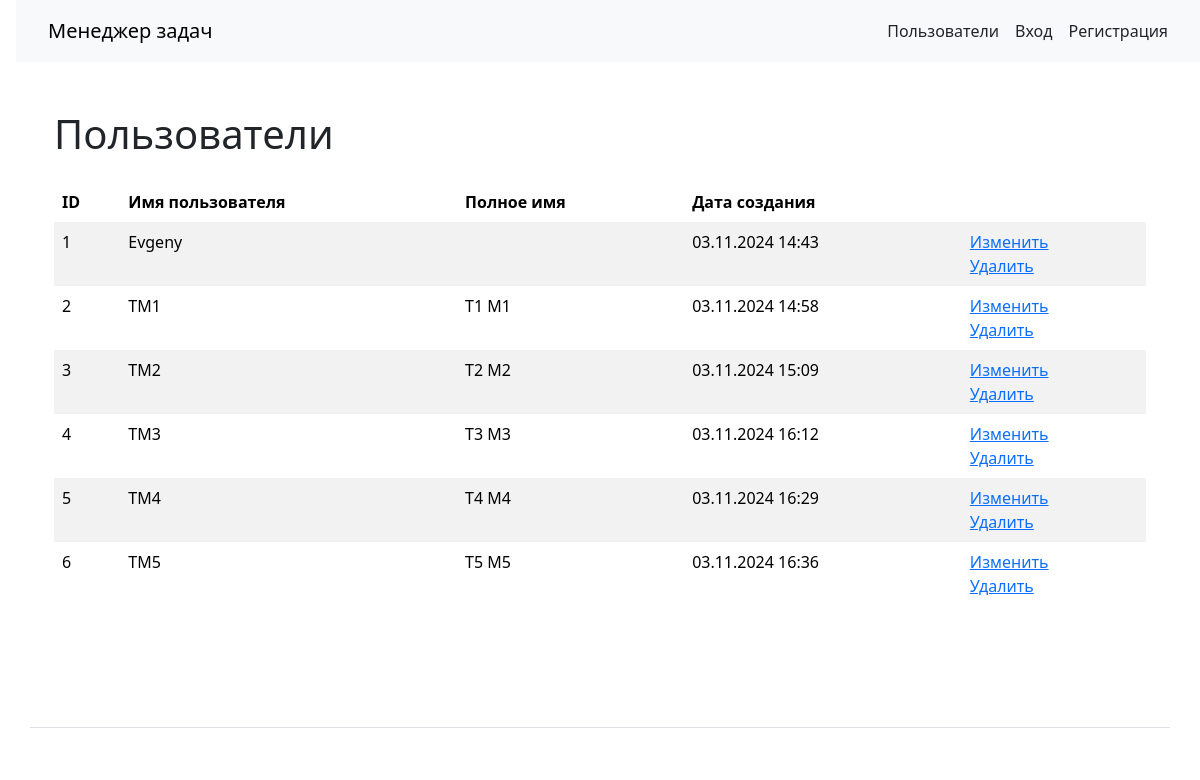
/users/, run on an earlier commit of the app's database.
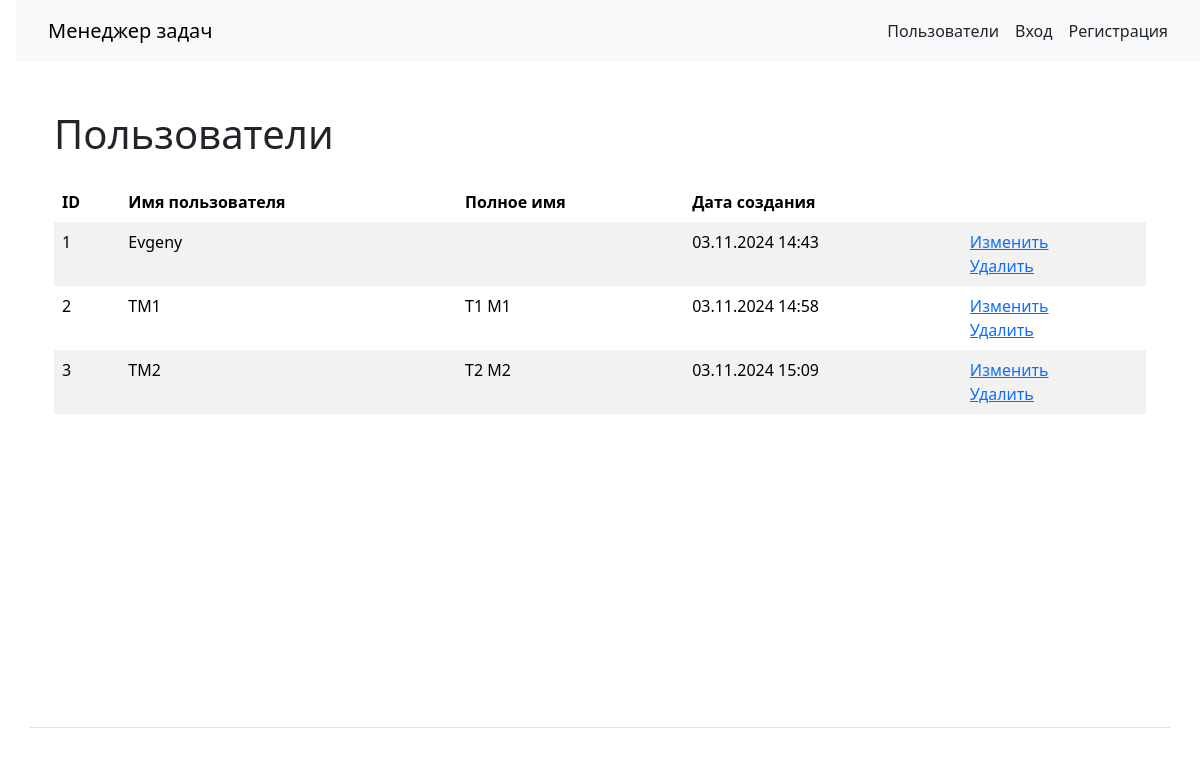
And on a later commit of the database.
### task_manager/users/models.py (models this page shows, shortened)
class User(AbstractUser):
    created_at = models.DateTimeField(auto_now_add=True)

### task_manager/users/views.py (the view)
# urls.py: path('', UsersListView.as_view(), name='users'),
class UsersListView(ListView):
    model = User
    template_name = 'users/users.html'
    context_object_name = 'users'

### task_manager/templates/users/users.html
{% extends 'base.html' %}
{% block content %}
<div class="container wrapper flex-grow-1">
  <h1 class="my-4">Пользователи</h1>
  <table class="table table-striped table-borderless my-4">
    <thead class="thead-dark bg-warning" style="--bs-bg-opacity: .5;">
    <tr>
      <th>ID</th>
      <th>Имя пользователя</th>
      <th>Полное имя</th>
      <th>Дата создания</th>
      <th></th>
      </tr>
    </thead>
    <tbody>
      {% if users %}
        {% for user in users %}
          <tr>
            <td>{{ user.id }}</td>
            <td>{{ user.username }}</td>
            <td>{{ user.first_name }} {{ user.last_name }}</td>
            <td>{{ user.created_at|date:"d.m.Y H:i" }}</td>
            <td>
              <a href="{% url 'user_update' user.id %}">Изменить</a>
              <br>
              <a href="{% url 'user_delete' user.id %}">Удалить</a>
            </td>
          </tr>
        {% endfor %}
      {% else %}
        <tr>
          <td colspan="4">
            Зарегистрированных пользователей нет
          </td>
        </tr>
      {% endif %}
    </tbody>
  </table>
</div>
{% endblock %}

What changed in the data, as far as the page shows it:
removed User: id "4", username "TM3", first_name "T3", last_name "M3", created_at "03.11.2024 16:12"
removed User: id "5", username "TM4", first_name "T4", last_name "M4", created_at "03.11.2024 16:29"
removed User: id "6", username "TM5", first_name "T5", last_name "M5", created_at "03.11.2024 16:36"
